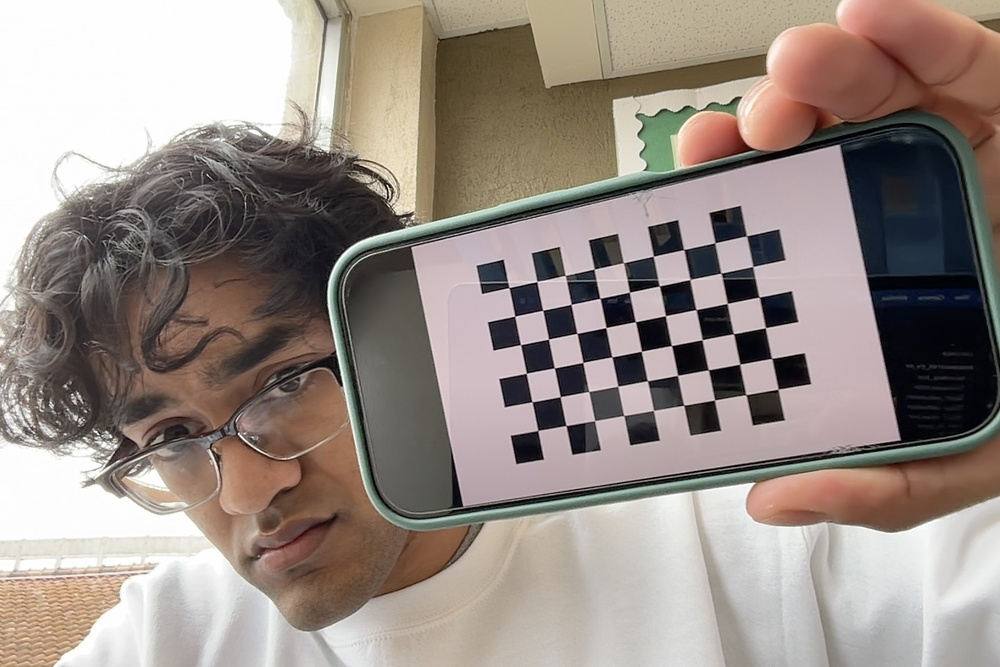
//> input picture laptop calibration/Photo on 2-14-25 at 12.46 PM #2.jpg, 1000 x 667 px, shrunk from 1440 x 960 before the run, given in place of the camera
$ ./KevinTestingDetector   (built with g++ and OpenCV 4)
//> lines starting //> are read from the running program, lines starting //| are printed output that depends on the picture; after the words box and inside, x2 and y2 are one past the last pixel; in counts of white or black regions, pixels touching at a corner belong together
// tag_localization.cpp
// Build (Ubuntu):
//   g++ -std=c++17 tag_localization.cpp -o tag_loc `pkg-config --cflags --libs opencv4`
#include <opencv2/opencv.hpp>
#include <iostream>
#include <vector>
#include <cmath>
#include <numeric>

static constexpr float TAG_SIZE = 5.0f; // cm

// Intrinsics from cap (fx=fy=980; cx,cy at image center). Distortion = 0
static void get_camera_matrix(cv::VideoCapture& cap, cv::Mat& K, cv::Mat& dist) {
    double width  = cap.get(cv::CAP_PROP_FRAME_WIDTH);
    double height = cap.get(cv::CAP_PROP_FRAME_HEIGHT);
    double f = 980.0;

    K = (cv::Mat_<float>(3,3) << (float)f, 0.f, (float)(width/2.0),
                                  0.f, (float)f, (float)(height/2.0),
                                  0.f, 0.f, 1.f);
    dist = cv::Mat::zeros(4, 1, CV_32F);
}

// Tag corners in its own frame (Z=0 plane), units in cm
static std::vector<cv::Point3f> get_object_points(float tag_size_cm) {
//> further down, frame is the input picture: 667 rows x 1000 cols, CV_8UC3; mean B, G, R 133.9, 140.7, 151.9
    float h = tag_size_cm * 0.5f;
    return {
        {-h, -h, 0.f},
        { h, -h, 0.f},
        { h,  h, 0.f},
        {-h,  h, 0.f},
    };
}

// Try to find a red convex quad; return 4 points (float) or empty
static std::vector<cv::Point2f> detect_red_target(const cv::Mat& bgr) {
    cv::Mat hsv; cv::cvtColor(bgr, hsv, cv::COLOR_BGR2HSV);

    cv::Mat mask1, mask2;
    // Lower red range
    cv::inRange(hsv, cv::Scalar(0,120,70),   cv::Scalar(10,255,255), mask1);
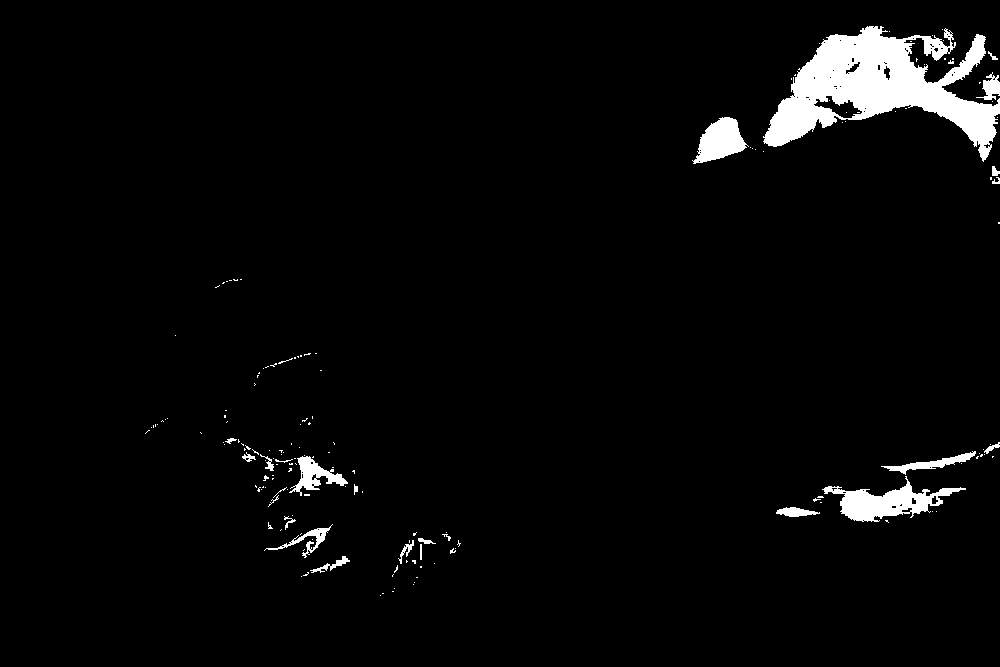
//> mask1: 667 rows x 1000 cols, CV_8UC1; 3.3% white; 169 white regions (144 under 20 px), largest, box (x1, y1, x2, y2) and area: (763, 26, 1000, 162) 14168, (822, 476, 966, 522) 2536, (692, 117, 749, 164) 1513
    // Upper red range
    cv::inRange(hsv, cv::Scalar(170,120,70), cv::Scalar(180,255,255), mask2);
//> mask2: 667 rows x 1000 cols, CV_8UC1; every value is 0

    cv::Mat mask = mask1 | mask2;
    cv::Mat red_regions; cv::bitwise_and(bgr, bgr, red_regions, mask);
//> after `cv::bitwise_and(bgr, bgr, red_regions, mask)`:
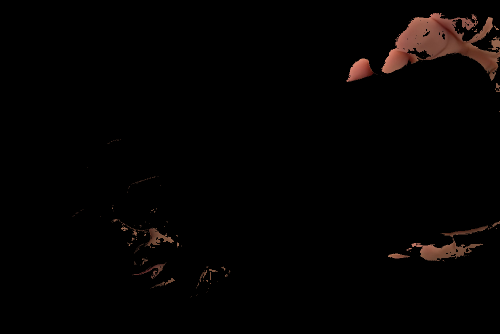
//> red_regions: 667 rows x 1000 cols, CV_8UC3 (shown at 1/2 size); mean B, G, R 2.1, 2.6, 4.4

    cv::Mat gray; cv::cvtColor(red_regions, gray, cv::COLOR_BGR2GRAY);
//> after `cv::cvtColor(red_regions, gray, cv::COLOR_BGR2GRAY)`:
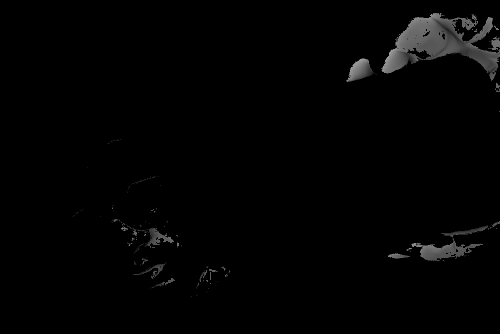
//> gray: 667 rows x 1000 cols, CV_8UC1 (shown at 1/2 size); min 0, max 161, mean 3.1
    cv::Mat edges; cv::Canny(gray, edges, 50, 150);
//> after `cv::Canny(gray, edges, 50, 150)`:
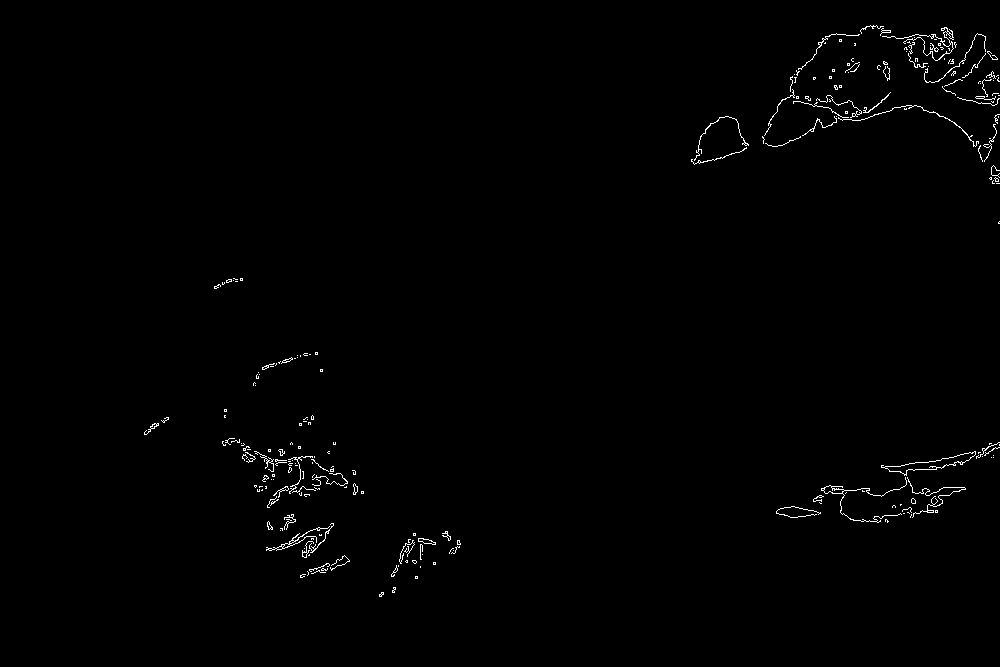
//> edges: 667 rows x 1000 cols, CV_8UC1; 0.73% white in thin lines or dots, all inside (x1, y1, x2, y2) = (144, 25, 1000, 597)

    std::vector<std::vector<cv::Point>> contours;
    cv::findContours(edges, contours, cv::RETR_EXTERNAL, cv::CHAIN_APPROX_SIMPLE);
//> contours = 240 contours, 225 with area under 20; largest, box (x1, y1, x2, y2) and area: (881, 451, 976, 476) 606, (821, 477, 907, 523) 112, (266, 526, 330, 551) 81, (418, 538, 436, 545) 54, (882, 27, 954, 61) 50
    std::sort(contours.begin(), contours.end(),
              [](const auto& a, const auto& b){ return cv::contourArea(a) > cv::contourArea(b); });

    for (const auto& c : contours) {
        double peri = cv::arcLength(c, true);
        std::vector<cv::Point> approx;
        cv::approxPolyDP(c, approx, 0.02 * peri, true);
        if (approx.size() == 4 && cv::isContourConvex(approx)) {
            if (cv::contourArea(approx) > 500.0) {
                std::vector<cv::Point2f> corners;
                corners.reserve(4);
                for (auto& p : approx) corners.emplace_back((float)p.x, (float)p.y);
                return corners; // in some order; solvePnP tolerates if consistent with object points
            }
        }
    }
//> this loop made 240 passes
//> peri on passes 1 to 3: 231.8, 475.4, 262.9
    return {};
}

// Draw 3D axes with origin at 'corner0' (projected)
// [26 lines left out: functions draw_axes, invert_pose, not called in this run]

int main() {
    cv::VideoCapture cap(0);
    if (!cap.isOpened()) {
        std::cerr << "Error: Could not open webcam.\n";
        return 1;
    }

    cv::Mat K, dist;
    get_camera_matrix(cap, K, dist);
    auto obj_pts = get_object_points(TAG_SIZE);

    std::vector<cv::Point3f> camera_positions; // store as (x,y,z) in cm (tag frame)
    int update_counter = 0;

    while (true) {
        cv::Mat frame;
        if (!cap.read(frame)) break;

        auto corners = detect_red_target(frame);
        if (!corners.empty()) {
            // Draw polygon for debug
            std::vector<std::vector<cv::Point>> poly(1);
            for (auto& p : corners) poly[0].push_back(cv::Point((int)p.x,(int)p.y));
            cv::polylines(frame, poly, true, cv::Scalar(0,255,0), 2);

            // Need 2D points order to match object points order. If needed, you can sort corners
            // (e.g., by cv::cornerSubPix + consistent winding). We'll assume approx order is fine.
            cv::Mat rvec, tvec;
            bool ok = cv::solvePnP(obj_pts, corners, K, dist, rvec, tvec, false, cv::SOLVEPNP_ITERATIVE);
            if (ok) {
                // Reprojection error check
                std::vector<cv::Point2f> proj;
                cv::projectPoints(obj_pts, rvec, tvec, K, dist, proj);

                double err = 0.0;
                for (int i = 0; i < 4; ++i) {
                    cv::Point2f d = corners[i] - proj[i];
                    err += std::sqrt(d.x*d.x + d.y*d.y);
                }
                err /= 4.0;

                if (err < 5.0) { // pixels
                    cv::Mat rvec_inv, tvec_inv;
                    invert_pose(rvec, tvec, rvec_inv, tvec_inv);

                    // camera position in tag frame (in same units as obj_pts => cm)
                    float cx = (float)tvec_inv.at<double>(0,0);
                    float cy = (float)tvec_inv.at<double>(1,0);
                    float cz = (float)tvec_inv.at<double>(2,0);

                    if (!camera_positions.empty()) {
                        cv::Point3f last = camera_positions.back();
                        float dx = cx - last.x, dy = cy - last.y, dz = cz - last.z;
                        float dist_cm = std::sqrt(dx*dx + dy*dy + dz*dz);
                        if (dist_cm > 20.0f) {
                            std::cout << u8"⛔ Position jump too large — ignoring\n";
                            goto show_only;
                        }
                    }

                    camera_positions.emplace_back(cx, cy, cz);
                    std::cout << "[Camera in tag frame] x=" << std::fixed << std::setprecision(2)
                              << cx << " y=" << cy << " z=" << cz << " cm\n";

                    draw_axes(frame, rvec, tvec, K, dist, corners[0]);

                    // (Optional) you could draw a simple 2D trail on the image here.

                    update_counter++;
                } else {
                    std::cout << u8"⚠️ Reprojection error too high (" << err << " px) — ignoring\n";
                }
            }
        }

    show_only:
        cv::imshow("Tag Localization", frame);
        int k = cv::waitKey(1);
//> the 'q' key is pressed
        if ((k & 0xFF) == 'q') break;
    }

    cap.release();
    cv::destroyAllWindows();
    return 0;
}

$ run again, on laptop calibration/Photo on 2-14-25 at 12.46 PM #3.jpg
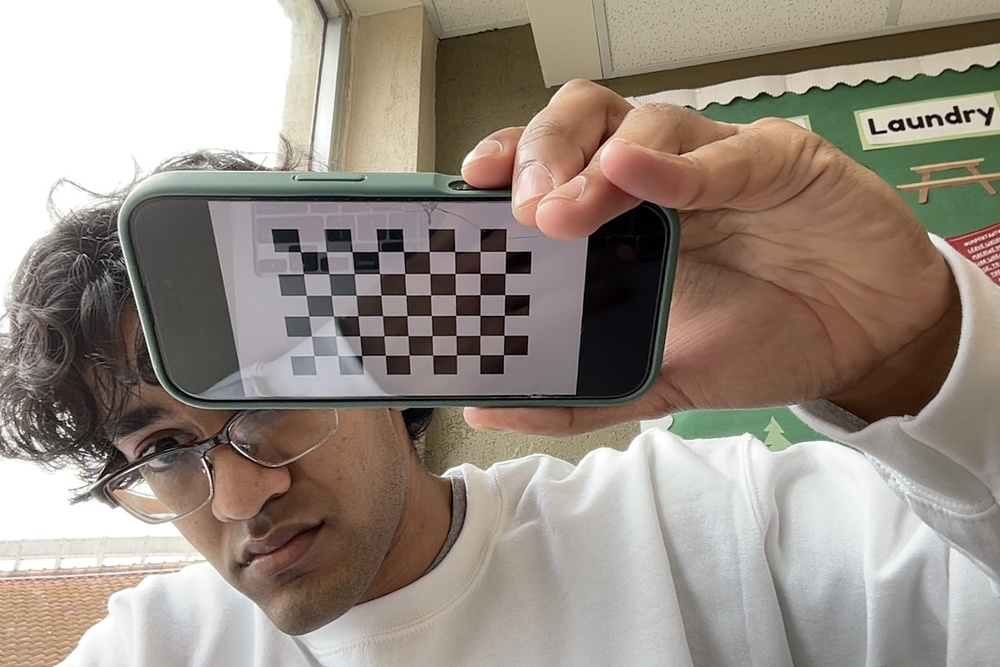
//> input picture laptop calibration/Photo on 2-14-25 at 12.46 PM #3.jpg, 1000 x 667 px, shrunk from 1440 x 960 before the run, given in place of the camera
//> frame is the input picture: 667 rows x 1000 cols, CV_8UC3; mean B, G, R 130.9, 140.9, 151.7
//> hsv: 667 rows x 1000 cols, CV_8UC3; mean H, S, V 39.9, 50.9, 153.5
//> in detect_red_target, `cv::inRange(hsv, cv::Scalar(0,120,70),   cv::Scalar(10,255,255), mask1);`:
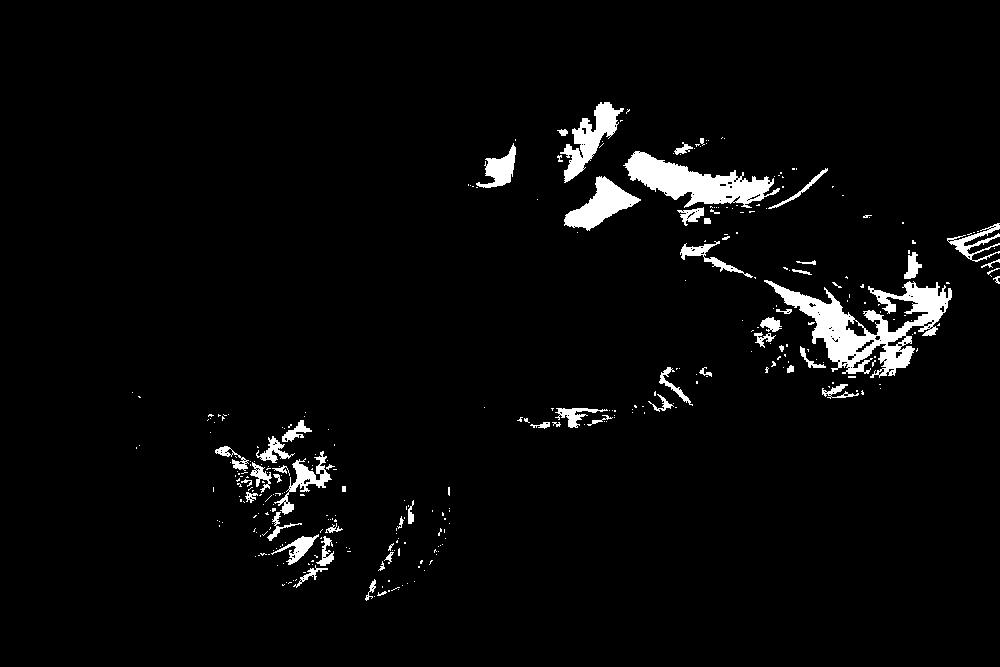
//> mask1: 667 rows x 1000 cols, CV_8UC1; 3.5% white; 337 white regions (279 under 20 px), largest, box (x1, y1, x2, y2) and area: (764, 280, 952, 378) 6426, (623, 151, 780, 208) 3968, (560, 102, 624, 183) 1841
//> mask2: 667 rows x 1000 cols, CV_8UC1; 0% white in thin lines or dots, all inside (x1, y1, x2, y2) = (256, 244, 1000, 556)
//> in detect_red_target, `cv::Canny(gray, edges, 50, 150)`:
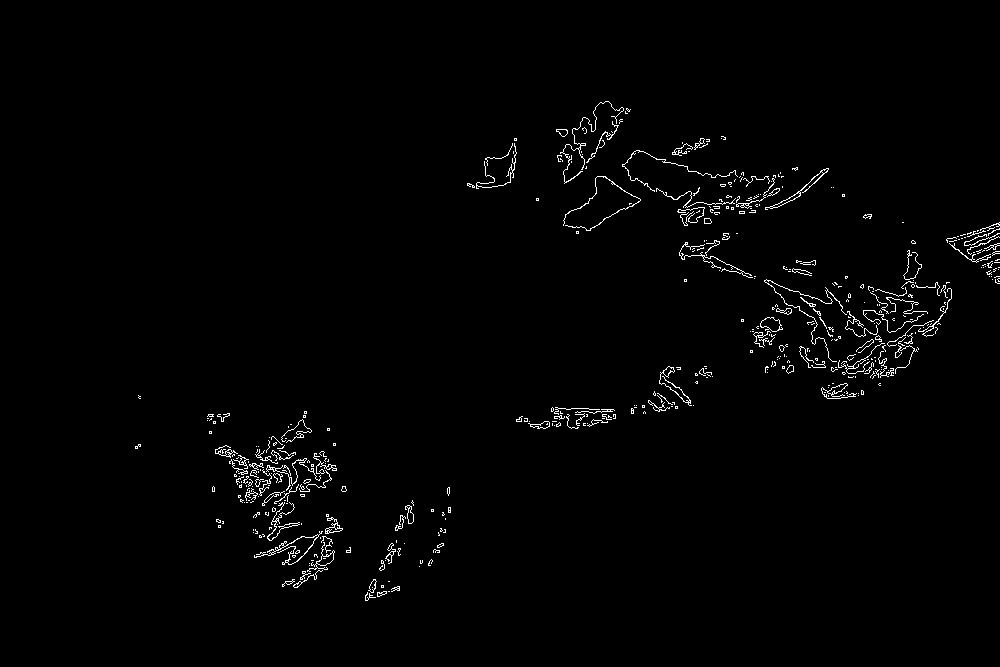
//> edges: 667 rows x 1000 cols, CV_8UC1; 1.4% white in thin lines or dots, all inside (x1, y1, x2, y2) = (135, 101, 1000, 601)
//> contours = 457 contours, 419 with area under 20; largest, box (x1, y1, x2, y2) and area: (760, 317, 783, 332) 190, (765, 168, 829, 210) 148, (307, 542, 335, 572) 130, (821, 383, 857, 399) 103, (325, 517, 343, 534) 102
//> the loop in detect_red_target, `for (const auto& c : contours)` made 457 passes
//> peri on passes 1, 3, 4: 82.43, 182.2, 208.9

$ run again, on laptop calibration/Photo on 2-14-25 at 12.46 PM #4.jpg
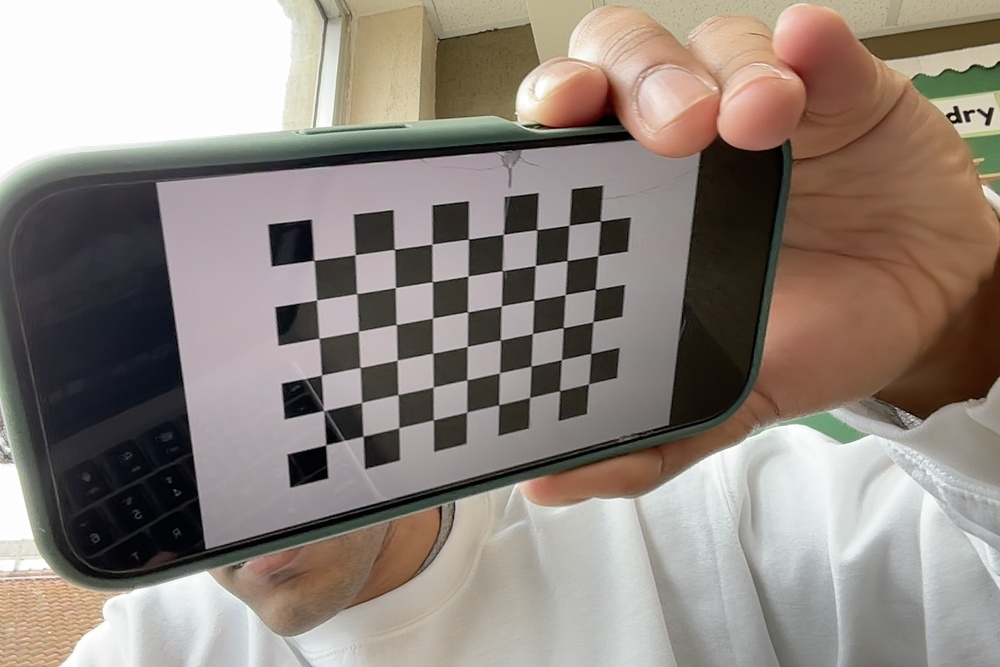
//> input picture laptop calibration/Photo on 2-14-25 at 12.46 PM #4.jpg, 1000 x 667 px, shrunk from 1440 x 960 before the run, given in place of the camera
//> frame is the input picture: 667 rows x 1000 cols, CV_8UC3; mean B, G, R 126.1, 133.5, 143.7
//> hsv: 667 rows x 1000 cols, CV_8UC3; mean H, S, V 57.2, 50.1, 145.7
//> in detect_red_target, `cv::inRange(hsv, cv::Scalar(0,120,70),   cv::Scalar(10,255,255), mask1);`:
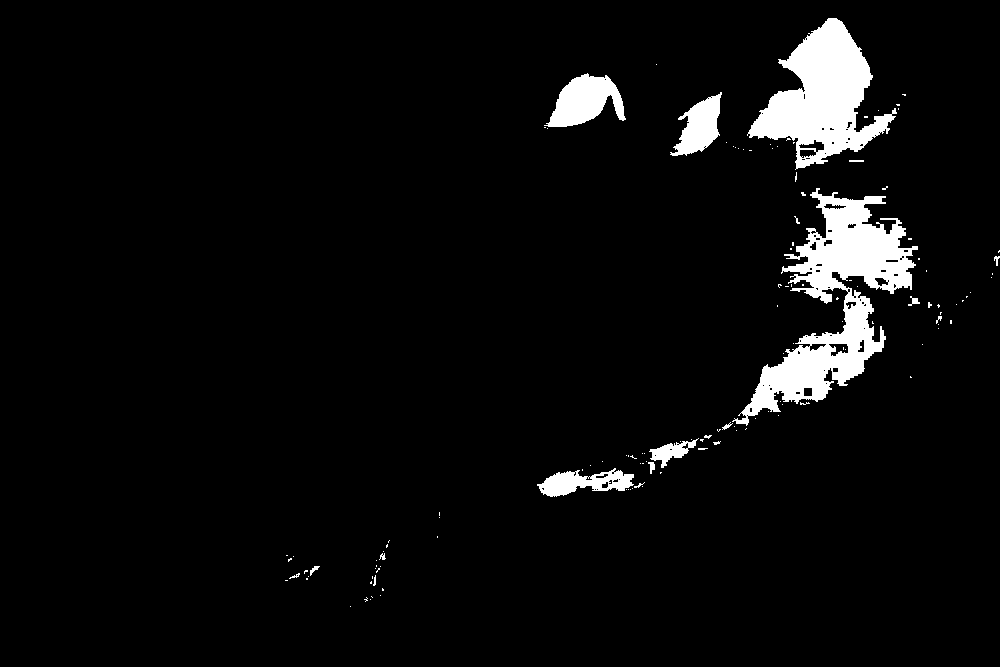
//> mask1: 667 rows x 1000 cols, CV_8UC1; 4.8% white; 133 white regions (116 under 20 px), largest, box (x1, y1, x2, y2) and area: (732, 188, 918, 426) 14317, (747, 18, 897, 170) 10471, (544, 73, 626, 127) 2544
//> mask2: 667 rows x 1000 cols, CV_8UC1; every value is 0
//> in detect_red_target, `cv::Canny(gray, edges, 50, 150)`:
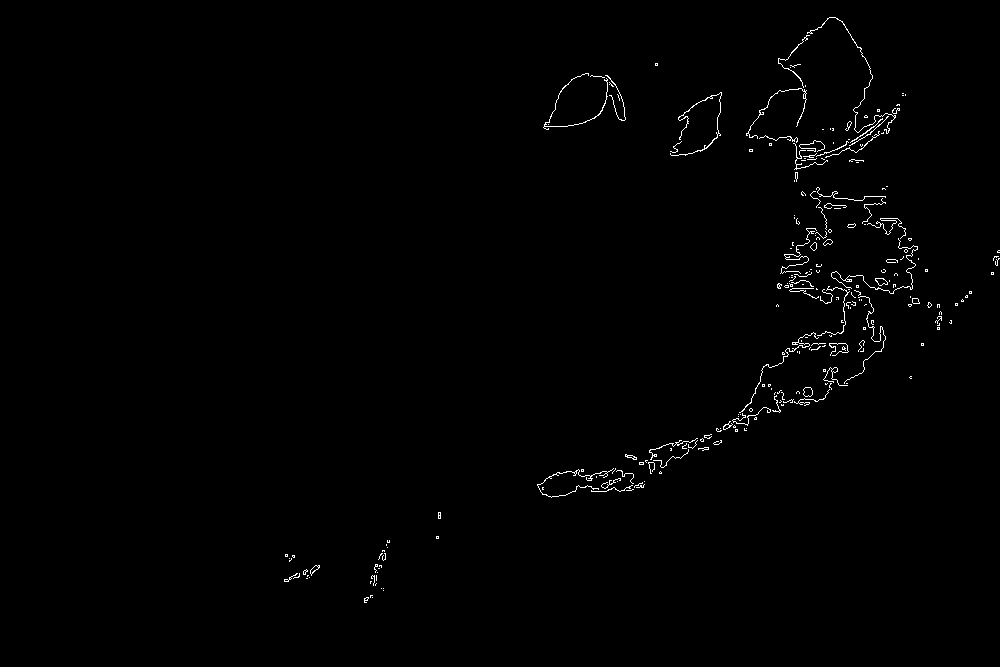
//> edges: 667 rows x 1000 cols, CV_8UC1; 0.78% white in thin lines or dots, all inside (x1, y1, x2, y2) = (284, 17, 1000, 603)
//> contours = 247 contours, 230 with area under 20; largest, box (x1, y1, x2, y2) and area: (803, 387, 813, 397) 69, (875, 278, 888, 286) 58, (670, 92, 722, 156) 40, (310, 565, 320, 576) 38, (810, 242, 817, 251) 33
//> the loop in detect_red_target, `for (const auto& c : contours)` made 247 passes
//> peri on passes 1 to 3: 32.97, 33.56, 424.7
